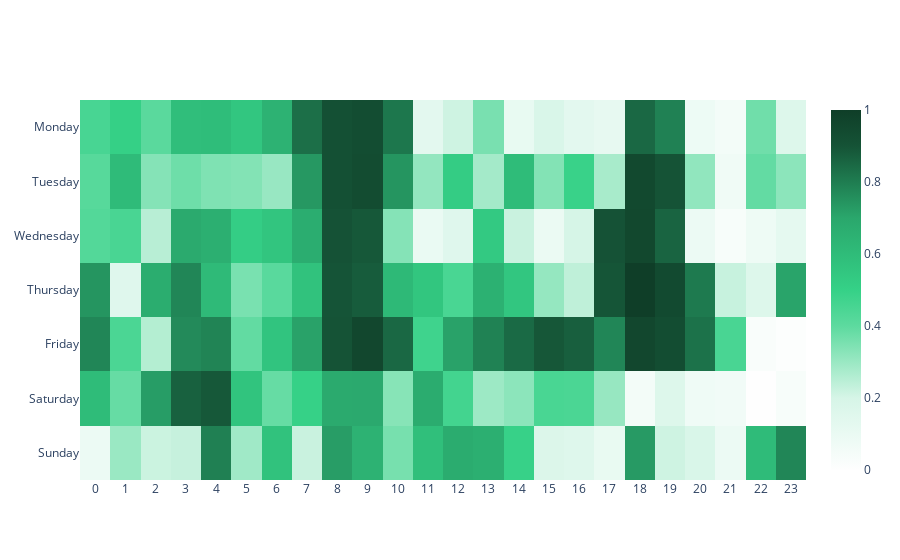

Write notebook code for a chart like this one.
### Code cell


### Figure 1 — Plotly figure (JSON) as saved in the notebook; plotly's stock layout.template omitted (floating-point values rounded to 4 significant figures; data arrays with more than 128 entries replaced by an {"elided": "..."} marker saying what was removed)
{"data": [{"colorscale": [[0, "rgb(254, 254, 254)"], [0.1, "rgb(234, 250, 243)"], [0.2, "rgb(214, 245, 231)"], [0.3, "rgb(154,232,195)"], [0.4, "rgb(93,218,159)"], [0.5, "rgb(53,209,135)"], [0.6, "rgb(47,188,121)"], [0.7, "rgb(42,167,108)"], [0.8, "rgb(31,125,81)"], [0.9, "rgb(21,83,54)"], [1, "rgb(15,62,40)"]], "type": "heatmap", "x": [0, 1, 2, 3, 4, 5, 6, 7, 8, 9, 10, 11, 12, 13, 14, 15, 16, 17, 18, 19, 20, 21, 22, 23], "y": ["Sunday", "Saturday", "Friday", "Thursday", "Wednesday", "Tuesday", "Monday"], "z": {"elided": "7x24 float values"}}], "layout": {"title": {"x": 0, "xref": "paper"}, "xaxis": {"title": {"font": {"color": "#7f7f7f", "family": "Courier New, monospace", "size": 18}}, "type": "category"}, "yaxis": {"title": {"font": {"color": "#7f7f7f", "family": "Courier New, monospace", "size": 18}}}}}
